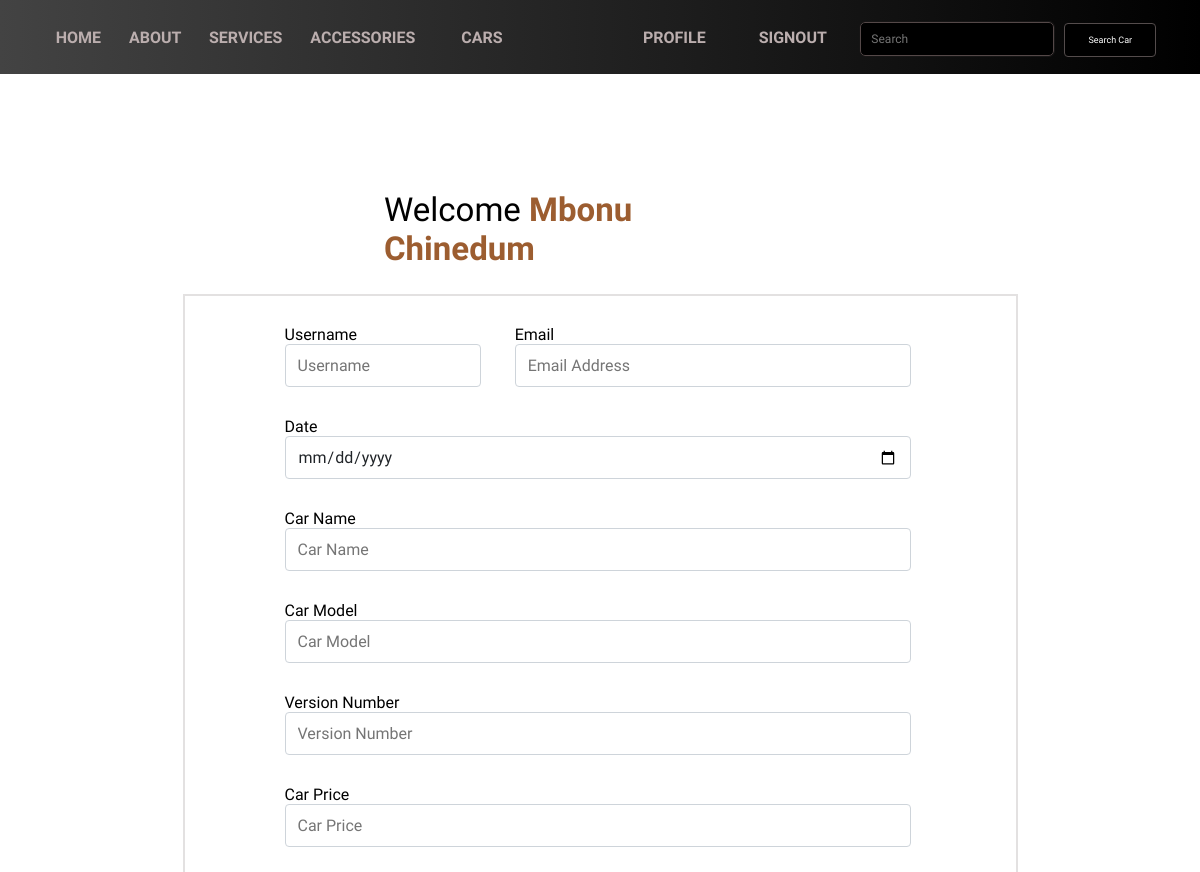
The page /user_home (signed in, upper part) on the database as committed earlier.
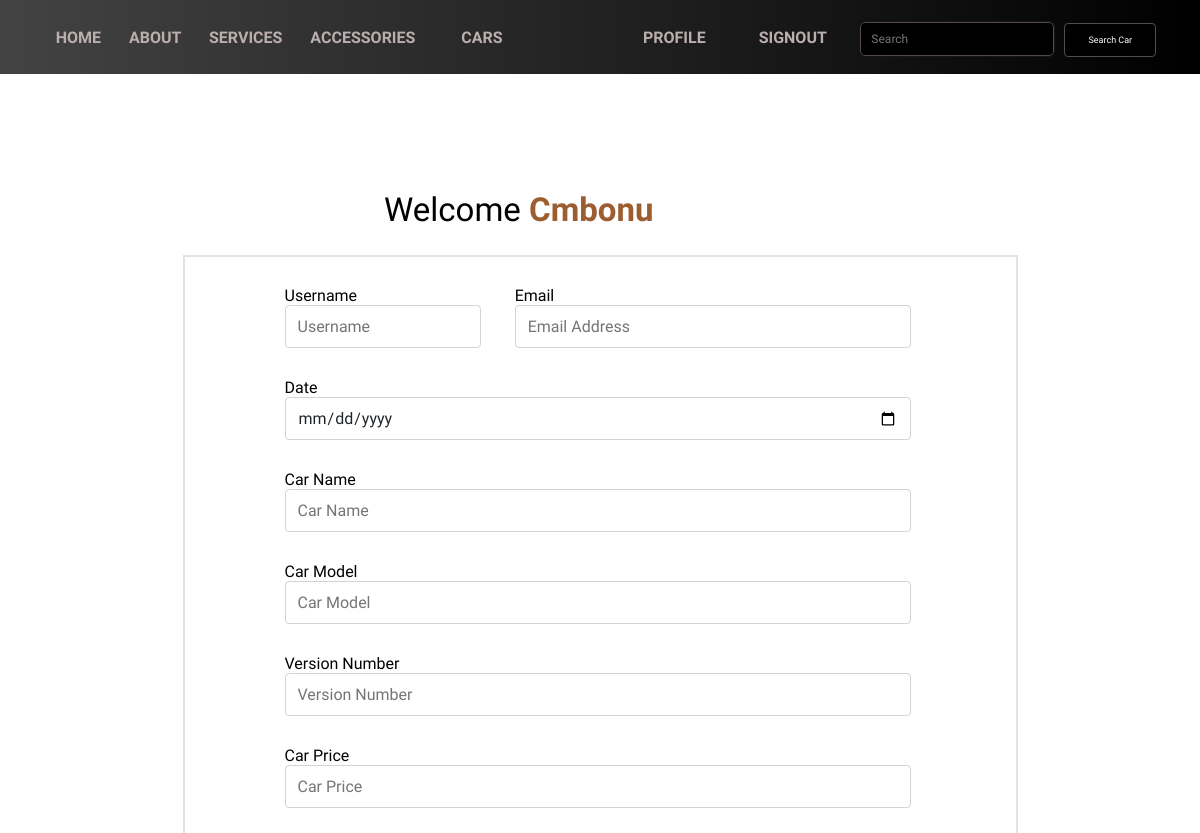
The same page on the database as committed later.
### tables this page shows
CREATE TABLE users (
        USERNAME CHAR(255), 
        EMAIL_ADDRESS CHAR(255), 
        PASSWORD_HASH CHAR(255)
    );

### Home/routes.py (the view)
@home.route("/user_home", methods=["GET", "POST"])
def UserHome():
    if "email" in session:
        email = session["email"]
        if request.method == "POST":
            conn = sqlite3.connect(db_path)
            sql_statement = """
                SELECT USERNAME FROM users WHERE EMAIL_ADDRESS=?
            """;
            cursor = conn.execute(sql_statement, (email,))
            result = cursor.fetchall();
            for name in result[0]:
                name = name
            username = request.form.get("username")
            email = request.form.get("email-value")
            date = request.form.get("date")
            car_name = request.form.get("car-name")
            car_model = request.form.get("car-model")
            car_description = request.form.get("car-description")
            car_price = request.form.get('car-price')
            version_number = request.form.get("version-number")
            file = request.files['image_file']
            try:
                file_extensions =  ["JPG","JPEG","PNG","GIF"]
                uploaded_file_extension = file.filename.split(".")[-1]
                if (uploaded_file_extension.upper() in file_extensions):
                    now = datetime.now()
                    dt_string = now.strftime("%d-%m-%Y-%H:%M:%S")
                    image_path= f"static/Uploads/{dt_string}.jpg"
                    file.save(image_path)
                    image_path= f"/static/Uploads/{dt_string}.jpg"
                    conn = sqlite3.connect(db_path)
                    cursor = conn.cursor()
                    sql_statement = """
                        INSERT INTO cars (
                            USERNAME, EMAIL_ADDRESS, DATE, CAR_NAME, MODEL, VERSION_NUMBER,
                            CAR_DESCRIPTION, CAR_PRICE, IMAGE_PATH
                            ) VALUES (?, ?, ?, ?, ?, ?, ?, ?, ?)
                    """;
                    data_tuple = (
                        username, email, date, car_name, car_model,
                        version_number, car_description, car_price, image_path
                        )
                    cursor.execute(sql_statement, data_tuple)
                    conn.commit()
                    flash("Data Saved!")
                    return render_template('userHome.html', username=name)
                else:
                    flash("only images are accepted")
                    return render_template('userHome.html', username=name)
            except Exception as e:
                flash("Only images are accepted")
                return render_template('userHome.html', username=name)
        else:
            conn = sqlite3.connect(db_path)
            sql_statement = """
                SELECT USERNAME FROM users WHERE EMAIL_ADDRESS=?
            """;
            cursor = conn.execute(sql_statement, (email,))
            result = cursor.fetchall();
            for name in result[0]:
                name = name
            return render_template("userHome.html", username=name);
    else:
        return redirect(url_for("home.SignIn"))

### app.py (called while the page is built)
@app.context_processor
def override_url_for():
    return dict(url_for=dated_url_for)

def dated_url_for(endpoint, **values):
    if endpoint == 'static':
        filename = values.get('filename', None)
        if filename:
            file_path = os.path.join(app.root_path,
                                 endpoint, filename)
            values['q'] = int(os.stat(file_path).st_mtime)
    return url_for(endpoint, **values)

### Home/templates/userHome.html (shortened to what this page needs)
<!DOCTYPE html>
<html lang="en">
<head>
    <link rel="stylesheet" href="{{ url_for('static', filename='Home/css/userHome.css') }}">
    <link rel="stylesheet" href="{{ url_for('static', filename='Home/css/index.css') }}">
</head>
<body>
    <nav class="main-nav" id="main-nav">
        <nav class="left-nav">
            <a class="home" href="/"> HOME </a>
            <a class="about" href=""> ABOUT </a>
            <a class="services" href=""> SERVICES </a>
            <a class="accessories" href=""> ACCESSORIES </a>
            <a class="cars" href="/api/cars"> CARS </a>
        </nav>
        <nav class="right-nav">
            <a class="signin" href="/signin"> PROFILE </a>
            <a class="signout" href="/signout"> SIGNOUT </a>
            <input type="text" class="search-value" id="search-value" placeholder="Search">
            <input type="button" value="Search Car" class="search-car" id="search-car">
        </nav>
    </nav>
    <div class="main-div" id="main-div">
        <p class="welcome-para"> Welcome <span class="username-para"> {{ username }} </span> </p>
    </div>
    <form class="insert-car" action="/user_home" method="POST" enctype="multipart/form-data">
        <div class=mb-3>
            <div class="one">
                <label for="username" class="form-label"> Username </label>
                <input type="text" class="username" name="username" id="username" placeholder="Username">
            </div>
            <div class="two">
                <label for="email" class="form-label"> Email </label>
                <input type="email" class="email-value" name="email-value" id="email-value" placeholder="Email Address">
            </div>
        </div>
        <div>
            <label for="date" class="form-label"> Date </label>
            <input type="date" class="date" name="date" id="date" placeholder="Date">
        </div>
        <div>
            <label for="car_name" class="form-label"> Car Name </label>
            <input type="text" class="car-name" name="car-name" id="car-name" placeholder="Car Name">
        </div>
        <div>
            <label for="model" class="form-label"> Car Model </label>
            <input type="text" class="car-model" name="car-model" id="car-model" placeholder="Car Model" />
        </div>
        <div>
            <label for="version_number" class="form-label"> Version Number </label>
            <input type="text" class="version-number" id="version-number" name="version-number" placeholder="Version Number" />
        </div>
        <div>
            <label for="car_price" class="form-label"> Car Price </label>
            <input type="text" class="car-price" id="car-price" name="car-price" placeholder="Car Price" />
        </div>
      </form>
</body>
</html>

### static/Home/css/userHome.css (style rules this page uses)
* { margin: 0; padding: 0; font-family: 'PT Sans', sans-serif; }
.form-label { margin-bottom: 0.5rem; }
.username { display: block; margin-bottom: 30px; width: 100%; padding: 0.375rem 0.75rem; font-size: 1rem; font-weight: 400; line-height: 1.5; height: 29px; outline: none; color: #212529; background-color: #fff; background-clip: padding-box; border: 1px solid #ced4da; -webkit-appearance: none; -moz-appearance: none; appearance: none; margin-right: 30px; border-radius: 0.25rem; transition: border-color .15s ease-in-out,box-shadow .15s ease-in-out; }
.email-value { display: block; margin-bottom: 30px; width: 100%; padding: 0.375rem 0.75rem; font-size: 1rem; font-weight: 400; line-height: 1.5; height: 29px; outline: none; color: #212529; background-color: #fff; background-clip: padding-box; border: 1px solid #ced4da; -webkit-appearance: none; -moz-appearance: none; appearance: none; border-radius: 0.25rem; transition: border-color .15s ease-in-out,box-shadow .15s ease-in-out; }
.date, .car-name, .car-model, .version-number, .car-description, .car-price { display: block; width: 100%; margin-bottom: 30px; padding: 0.375rem 0.75rem; font-size: 1rem; font-weight: 400; line-height: 1.5; height: 29px; outline: none; color: #212529; background-color: #fff; background-clip: padding-box; border: 1px solid #ced4da; -webkit-appearance: none; -moz-appearance: none; appearance: none; border-radius: 0.25rem; transition: border-color .15s ease-in-out,box-shadow .15s ease-in-out; }
.two { margin-left: 60px; width: 100%; }
.mb-3 { display: flex; justify-content: flex-start; }
.username-para { color: #914b19e6; font-weight: bold; }
.welcome-para, .main-div { margin: auto; width: 50%; font-size: 33px; margin-left: 192px; margin-bottom: 26px; }
.main-div { margin-top: 116px; }
.insert-car { margin: auto; width: 50%; border: 2px solid #c0bcbc73; padding-top: 29px; padding-left: 100px; padding-bottom: 90px; padding-right: 131px; margin-bottom: 500px; }

### static/Home/css/index.css (style rules this page uses)
* { margin: 0; padding: 0; font-family: 'PT Sans', sans-serif; }
body { font-family: 'PT Sans', sans-serif; overflow-x: hidden; }
a { text-decoration: none; color: #bbaeae; }
.signin { margin-right: 9px; }
.main-nav { background: #000000; background: -webkit-linear-gradient(to right, #434343, #000000); background: linear-gradient(to right, #434343, #000000); height: 40px; display: flex; justify-content: space-around; align-content: flex-end; padding-top: 22px; padding-bottom: 12px; }
.left-nav { padding-top: 6px; }
.search-car { width: 92px; height: 34px; border-radius: 4px; border: 1px solid #544c4c; background-color: black; color: white; font-size: 9px; margin-left: 6px; }
.search-value { height: 32px; width: 182px; border-radius: 5px; padding-left: 10px; font-size: 12px; outline: 1px solid #161515; color: white; border: 1px solid #544848; background-color: black; text-decoration: white; }
.home, .about, .services, .accessories, .cars, .signin, .signout, .signup { padding-left: 10px; font-weight: bold; padding-left: 12px; padding-right: 12px; padding-top: 29px; padding-bottom: 28px; }
.signin, .signout, .signup { padding-right: 20px; padding-left: 20px; }
.signout, .signup { margin-right: 10px; }
.cars { padding-left: 30px; padding-right: 33px; }

Rows that differ between the two databases and show on the page:
changed users: USERNAME "Mbonu Chinedum" → "Cmbonu"
